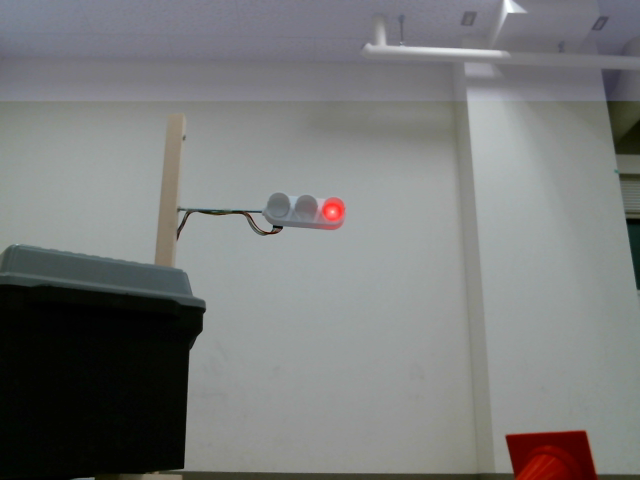
//> input picture cpp/frame.png, 640 x 480 px
$ ./benchmark   (built with g++ and OpenCV 4)
//> lines starting //> are read from the running program, lines starting //| are printed output that depends on the picture
### cpp/feature.h
#include <iostream>
#include <cmath>
#include <vector>

#include <opencv2/opencv.hpp>
#include <opencv2/core.hpp>
#include <opencv2/imgcodecs.hpp>
#include <opencv2/highgui.hpp>

using namespace std;
using namespace cv;

const int hist_bins = 12;
const float thresh[hist_bins+1] = {0, 256.0/12.0, 2.0*256.0/12.0, 3.0*256.0/12.0, 4.0*256.0/12.0, 5.0*256.0/12.0, 6.0*256.0/12.0,
7.0*256.0/12.0, 8.0*256.0/12.0, 9.0*256.0/12.0, 10.0*256.0/12.0, 11.0*256.0/12.0, 12.0*256.0/12.0};

void hog(cv::Mat img, double *dst){
  const int s_row = 32;//img.rows;
  const int s_col = 64;//img.cols;
  const int c_row = 12;
  const int c_col = 12;
  const int b_row = 2;
  const int b_col = 2;
  int n_cells_row = s_row / c_row; // number of cells along row-axis //2
  int n_cells_col = s_col / c_col; // number of cells along col-axis //5
  const int orientations = 8;

  //calculate gradient
  double g_col[32][64] = {0};
  double g_row[32][64] = {0};
  // cout << img.cols << " " << img.rows << endl;//64, 32
  for(int x = 0; x < img.cols; x++){
    for(int y = 2; y < img.rows; y++){
      g_row[y-1][x] = double(img.ptr<uchar>(y)[x]) - double(img.ptr<uchar>(y-2)[x]);
    }
  }
  for(int x = 2; x < img.cols; x++){
    for(int y = 0; y < img.rows; y++){
      g_col[y][x-1] = double(img.ptr<uchar>(y)[x]) - double(img.ptr<uchar>(y)[x-2]);
    }
  }
  //calculate magnitude and orient
  double magnitude[32][64];
  int orient[32][64];
  for(int y = 0; y < img.rows; y++){
    for(int x = 0; x < img.cols; x++){
      magnitude[y][x] = sqrt(g_row[y][x] * g_row[y][x] + g_col[y][x] * g_col[y][x]);
      double tmporient = fmod(atan2(g_row[y][x], g_col[y][x]) * 180.0 / M_PI, 180.0);
      orient[y][x] = tmporient < 0 ? tmporient + 180.0 : tmporient;
    }
  }
  // cout << orient[10][10] << endl;
  double threshold[orientations+1] = {0, 22.5, 45.0, 67.5, 90.0, 112.5, 135.0, 157.5, 180.0};
  //make histogram for each block
  double orientation_histogram[n_cells_row][n_cells_col][orientations] = {0};
  for(int i = 0; i < orientations; i++){
    //iteration for each cell
    for(int y = 0; y < n_cells_row; y++){
      for(int x = 0; x < n_cells_col; x++){
        double total = 0;
        for(int yy = 0; yy < c_row; yy++){
          for(int xx = 0; xx < c_col; xx++){
            int ny = y * c_row + yy;
            int nx = x * c_col + xx;
            if(threshold[i] <= orient[ny][nx] && orient[ny][nx] < threshold[i+1]) total += magnitude[ny][nx];
          }
        }
        orientation_histogram[y][x][i] = (double)total / (double)(c_row * c_col);
      }
    }
  }

  //normalize for each block
  int n_blocks_row = (n_cells_row - b_row) + 1;
  int n_blocks_col = (n_cells_col - b_col) + 1;
  double normalized_blocks[n_blocks_row][n_blocks_col][b_row][b_col][orientations] = {0};
  const double eps = 1e-5;
  for(int y = 0; y < n_blocks_row; y++){
    for(int x = 0; x < n_blocks_col; x++){
      //set unnormalized initial value
      for(int yy = 0; yy < b_row; yy++){
        for(int xx = 0; xx < b_col; xx++){
          for(int i = 0; i < orientations; i++){
            int cell_y = y + yy;
            int cell_x = x + xx;
            normalized_blocks[y][x][cell_y][cell_x][i] = orientation_histogram[cell_y][cell_x][i];
          }
        }
      }
      //calculate square sum and root_sum_with_eps
      double square_sum = 0;
      for(int yy = 0; yy < b_row; yy++){
        for(int xx = 0; xx < b_col; xx++){
          for(int i = 0; i < orientations; i++){
          int cell_y = y + yy;
          int cell_x = x + xx;
            double val = normalized_blocks[y][x][cell_y][cell_x][i];
            square_sum += val * val;
          }
        }
      }
      double root_sum_with_eps = sqrt(square_sum + eps * eps);

      //divide with root_sum_with_eps and clamp value
      for(int yy = 0; yy < b_row; yy++){
        for(int xx = 0; xx < b_col; xx++){
          for(int i = 0; i < orientations; i++){
            int cell_y = y + yy;
            int cell_x = x + xx;
            normalized_blocks[y][x][cell_y][cell_x][i] = min(normalized_blocks[y][x][cell_y][cell_x][i] / root_sum_with_eps, 0.2);
          }
        }
      }

      //recalculate root_sum_with_eps
      double square_sum2 = 0;
      for(int yy = 0; yy < b_row; yy++){
        for(int xx = 0; xx < b_col; xx++){
          for(int i = 0; i < orientations; i++){
            int cell_y = y + yy;
            int cell_x = x + xx;
            double val = normalized_blocks[y][x][cell_y][cell_x][i];
            square_sum2 += val * val;
          }
        }
      }
      double root_sum_with_eps2 = sqrt(square_sum2 + eps * eps);

      //divide with root_sum_with_eps2
      for(int yy = 0; yy < b_row; yy++){
        for(int xx = 0; xx < b_col; xx++){
          for(int i = 0; i < orientations; i++){
            int cell_y = y + yy;
            int cell_x = x + xx;
            normalized_blocks[y][x][cell_y][cell_x][i] /= root_sum_with_eps2;
          }
        }
      }
    }
  }

  //ravel each feature value
  // double hog_feature[n_blocks_row * n_blocks_col * b_row * b_col* orientations];
  int cnt = 0;
  for(int y = 0; y < n_blocks_row; y++){
    for(int x = 0; x < n_blocks_col; x++){
      for(int yy = 0; yy < b_row; yy++){
        for(int xx = 0; xx < b_col; xx++){
          for(int i = 0; i < orientations; i++){
            int cell_y = y + yy;
            int cell_x = x + xx;
            dst[cnt++] = normalized_blocks[y][x][cell_y][cell_x][i];
          }
        }
      }
    }
  }
}
// void ravel(cv::Mat img, int* dst){
void ravel(cv::Mat img, double* dst){
  vector<int> rst;
  for(int y = 0; y < img.rows; y++){
    for(int x = 0; x < img.cols; x++){
      cv::Vec<unsigned char, 3> pix = img.ptr<cv::Vec3b>(y)[x];
      dst[3 * (y * img.cols + x)] = int(pix[0]);
      dst[3 * (y * img.cols + x) + 1] = int(pix[1]);
      dst[3 * (y * img.cols + x) + 2] = int(pix[2]);
    }
  }
}

// void hist(cv::Mat img, int* dst){
void hist(cv::Mat img, double* dst){
  // [6 lines of commented-out code are left out]
  for(int y = 0; y < img.rows; y++){
    for(int x = 0; x < img.cols; x++){
      for(int i = 0; i < hist_bins; i++){
        cv::Vec<unsigned char, 3> pix = img.ptr<cv::Vec3b>(y)[x];
        //channel1
        if(thresh[i] <= (int)pix[0] && (int)pix[0] < thresh[i+1]) dst[i]++;
        //channel2
        if(thresh[i] <= (int)pix[1] && (int)pix[1] < thresh[i+1]) dst[i+hist_bins]++;
        //channel3
        if(thresh[i] <= (int)pix[2] && (int)pix[2] < thresh[i+1]) dst[i+hist_bins*2]++;
      }
    }
  }
}

### cpp/benchmark.cpp
#include <iostream>
#include <chrono>
#include <map>
#include <vector>

#include <opencv2/opencv.hpp>
#include <opencv2/core.hpp>
#include <opencv2/imgcodecs.hpp>
#include <opencv2/highgui.hpp>

#include "feature.h"
#include "forest.h"
#include "window_candidate.h"
using namespace std;
using namespace cv;

float test_one_image(Mat img){
  cv::Size spatial_size(8, 8);
  Mat resized_rgb, resized_hls;
  cv::resize(img, resized_rgb, spatial_size);
  cv::cvtColor(resized_rgb, resized_hls, CV_RGB2HLS);

  double feature[584] = {0};
  ravel(resized_hls, feature);
  ravel(resized_rgb, feature + 192);

  cv::Mat hls;
  cv::cvtColor(img, hls, CV_RGB2HLS);
  hist(img, feature + 192 * 2);
  hist(hls, feature + 192 * 2 + 36);

  Mat resized_rgb2, gray;
  cv::resize(img, resized_rgb2, cv::Size(64 ,32)); //height = yrange = 64, width = xrange = 32
  cv::cvtColor(resized_rgb2, gray, CV_RGB2GRAY);
  hog(gray, feature + 192 * 2 + 36 * 2);
  for(int i = 0; i < 584; i ++){
    // cout << feature[i] << ", ";
  }
  // cout << endl;
  clf_res res = randomforest_classifier(feature);
  float red_proba = (float)res.red / (res.not_red + res.red);
  // cout << red_proba << endl;
  return red_proba;
}

map<int, vector<pair<int, int> > > mp;
set<int> widthkind;

int sx_min = 999;
int sy_min = 999;
int ex_max = -1;
int ey_max = -1;
#define WINDOW_WIDTH 64
#define WINDOW_HEIGHT 32
bool imgout = true;
float proba_thresh = 0.65;

void check_window(){

  for(int i = 0; i < 126; i++){
    int sy = w[i][0][0];
    int sx = w[i][1][0];
    int ey = w[i][0][1];
    int ex = w[i][1][1];
    // cv::Mat cropped(frame, cv::Rect(sx, sy, ex - sx, ey - sy));
    widthkind.insert(ex-sx);
    sx_min = min(sx_min, sx);
    sy_min = min(sy_min, sy);
    ex_max = max(ex_max, ex);
    ey_max = max(ey_max, ey);
    cout << ex-sx << " ";
  }
  cout << "sx_min " << sx_min << endl;
  cout << "sy_min " << sy_min << endl;
  cout << "ex_max " << ex_max << endl;
  cout << "ey_max " << ey_max << endl;
  for(int i = 0; i < 126; i++){
    //(old_x - sx_min) * ratio
    int sy = w[i][0][0];
    int sx = w[i][1][0];
    int ey = w[i][0][1];
    int ex = w[i][1][1];

    int original_width = ex - sx;
    sy = (int)((float) (sy - sy_min) * (float)WINDOW_WIDTH/original_width);
    sx = (int)((float) (sx - sx_min) * (float)WINDOW_WIDTH/original_width);
    mp[original_width].push_back(make_pair(sx, sy));
  }
}

float test_one_window(Mat rgb, Mat hls, Mat gray){
  cv::Size spatial_size(8, 8);
  Mat resized_rgb, resized_hls;
  cv::resize(rgb, resized_rgb, spatial_size);
  cv::cvtColor(resized_rgb, resized_hls, CV_RGB2HLS);

  double feature[584] = {0};
  ravel(resized_hls, feature);
  ravel(resized_rgb, feature + 192);

  hist(rgb, feature + 192 * 2);
  hist(hls, feature + 192 * 2 + 36);

  // Mat resized_rgb2, gray;
  // cv::resize(img, resized_rgb2, cv::Size(64 ,32)); //height = yrange = 64, width = xrange = 32
  // cv::cvtColor(resized_rgb2, gray, CV_RGB2GRAY);
  hog(gray, feature + 192 * 2 + 36 * 2);
  for(int i = 0; i < 584; i ++){
    // cout << feature[i] << ", ";
  }
  // cout << endl;
  clf_res res = randomforest_classifier(feature);
  float red_proba = (float)res.red / (res.not_red + res.red);
  // cout << red_proba << endl;
  return red_proba;
}
void test_one_frame(Mat frame){
  std::chrono::system_clock::time_point  t1, t2, t3, t4, t5, t6, t7;

  t1 = std::chrono::system_clock::now();
  //1. crop use frame
  Mat rgb(frame, cv::Rect(sx_min, sy_min, ex_max - sx_min, ey_max - sy_min));
  //2. convert to HLS image
  Mat hls;
  cv::cvtColor(rgb, hls, CV_RGB2HLS);
  Mat gray;
  cv::cvtColor(rgb, gray, CV_RGB2GRAY);
  Mat rgb_each_window[4];
  Mat hls_each_window[4];
  Mat gray_each_window[4];
  //3. resize for each window kind
  int cnt = 0;
  for(auto itr = widthkind.begin(); itr != widthkind.end(); ++itr) {
    int width = *itr;
    cout << (float)WINDOW_WIDTH/(float)width << endl;
    //TODO:crop use frame
    cv::resize(rgb, rgb_each_window[cnt++], cv::Size(), (float)WINDOW_WIDTH/(float)width , (float)WINDOW_WIDTH/(float)width);
  }
  cnt = 0;
  for(auto itr = widthkind.begin(); itr != widthkind.end(); ++itr) {
    int width = *itr;
    //TODO:crop use frame
    cv::resize(hls, hls_each_window[cnt++], cv::Size(), (float)WINDOW_WIDTH/(float)width , (float)WINDOW_WIDTH/(float)width);
  }
  cnt = 0;
  for(auto itr = widthkind.begin(); itr != widthkind.end(); ++itr) {
    int width = *itr;
    //TODO:crop use frame
    cv::resize(gray, gray_each_window[cnt++], cv::Size(), (float)WINDOW_WIDTH/(float)width , (float)WINDOW_WIDTH/(float)width);
  }
  t2 = std::chrono::system_clock::now();
  //4.crop for each window and classify for each window
  int test_count = 0;
  cnt = 0;
  for(auto itr = widthkind.begin(); itr != widthkind.end(); ++itr) {
    int width = *itr;
    auto windows = mp[width];
    for(int i = 0; i < windows.size(); i++){
      Mat rgb_test(rgb_each_window[cnt], cv::Rect(windows[i].first, windows[i].second, WINDOW_WIDTH, WINDOW_HEIGHT));
      Mat hls_test(hls_each_window[cnt], cv::Rect(windows[i].first, windows[i].second, WINDOW_WIDTH, WINDOW_HEIGHT));
      Mat gray_test(gray_each_window[cnt], cv::Rect(windows[i].first, windows[i].second, WINDOW_WIDTH, WINDOW_HEIGHT));
      float result = test_one_window(rgb_test, hls_test, gray_test);
      // imwrite("wind/img" + to_string(test_count) + ".png", rgb_test);
      if(result >= proba_thresh && imgout){
        cout << "found: " << proba_thresh << endl;
      }
      test_count++;
    }
    cnt++;
  }
  t3 = std::chrono::system_clock::now();
  // cout << "test_count" << test_count << endl;

  double tmp1 = (long double)std::chrono::duration_cast<std::chrono::microseconds>(t2-t1).count()/1000;
  double tmp2 = (long double)std::chrono::duration_cast<std::chrono::microseconds>(t3-t2).count()/1000;
  double all = (long double)std::chrono::duration_cast<std::chrono::microseconds>(t3-t1).count()/1000;
  cout << "preprocessing time : " << tmp1 << "[milisec]" << endl;
  cout << "classify time : " << tmp2 << "[milisec]" << endl;
  cout << "all time : " << all << "[milisec]" << endl;
}
int main(int argc, const char* argv[]){

  check_window();

  for(auto itr = widthkind.begin(); itr != widthkind.end(); ++itr) {
    int width = *itr;
    cout << width << ":" << mp[width].size() << endl;
  }
  Mat img = imread("frame.png");
//> img is the input picture: 480 rows x 640 cols, CV_8UC3; mean B, G, R 121.3, 121.8, 120.4
  cout << img.cols << endl;
//| 640
  test_one_frame(img);
//> in test_one_frame, `Mat rgb(frame, cv::Rect(sx_min, sy_min, ex_max - sx_min, ey_max - sy_m..`:
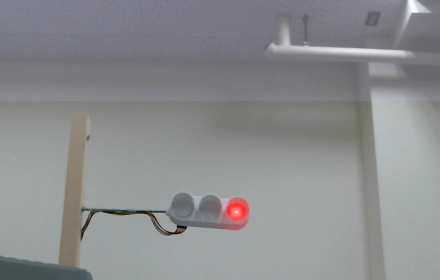
//> rgb: 280 rows x 440 cols, CV_8UC3; mean B, G, R 142.4, 140.6, 139.2
//> in test_one_frame, `cv::cvtColor(rgb, hls, CV_RGB2HLS);`: hls: 280 rows x 440 cols, CV_8UC3; mean of channels 0, 1, 2 66.8, 141.2, 9.4
//> the loop in test_one_frame, `for(auto itr = widthkind.begin(); itr != widthkind.end(); ++itr)` made 1 pass
//> cnt on pass 1: 1
//> after the loop in test_one_frame, `for(auto itr = widthkind.begin(); itr != widthkind.end(); ++itr)`: cnt = 1
//> (the run ends here: the program needs code that is not available in this run, at `clf_res res = randomforest_classifier(feature);`)
